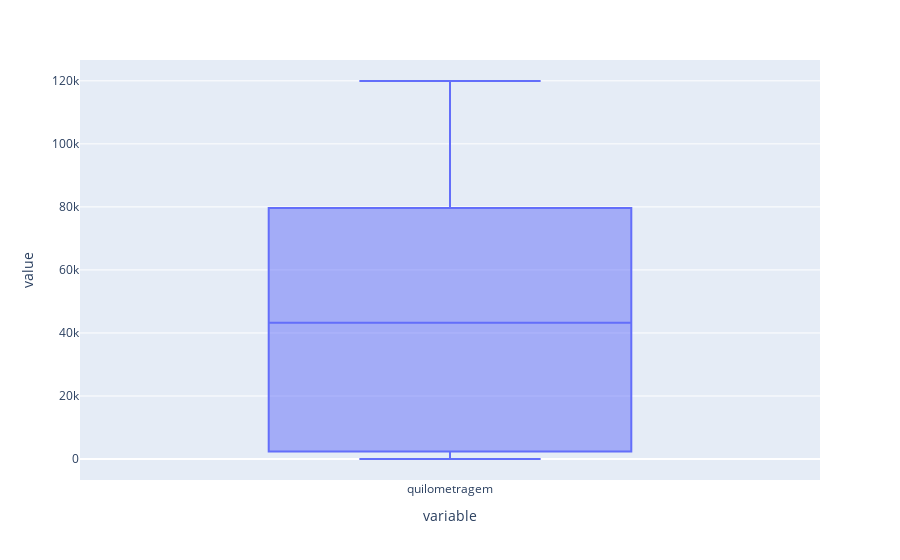

Here is the notebook cell this chart was saved with:
### Code cell
px.box(base.quilometragem)

### Figure 1 — Plotly figure (JSON) as saved in the notebook; plotly's stock layout.template omitted (floating-point values rounded to 4 significant figures; data arrays with more than 128 entries replaced by an {"elided": "..."} marker saying what was removed)
{"data": [{"alignmentgroup": "True", "hovertemplate": "variable=%{x}<br>value=%{y}<extra></extra>", "legendgroup": "", "marker": {"color": "#636efa"}, "name": "", "notched": false, "offsetgroup": "", "orientation": "v", "showlegend": false, "type": "box", "x": {"elided": "258 str values"}, "x0": " ", "xaxis": "x", "y": {"elided": "258 float values"}, "y0": " ", "yaxis": "y"}], "layout": {"boxmode": "group", "legend": {"tracegroupgap": 0}, "margin": {"t": 60}, "xaxis": {"anchor": "y", "domain": [0, 1], "title": {"text": "variable"}}, "yaxis": {"anchor": "x", "domain": [0, 1], "title": {"text": "value"}}}}
